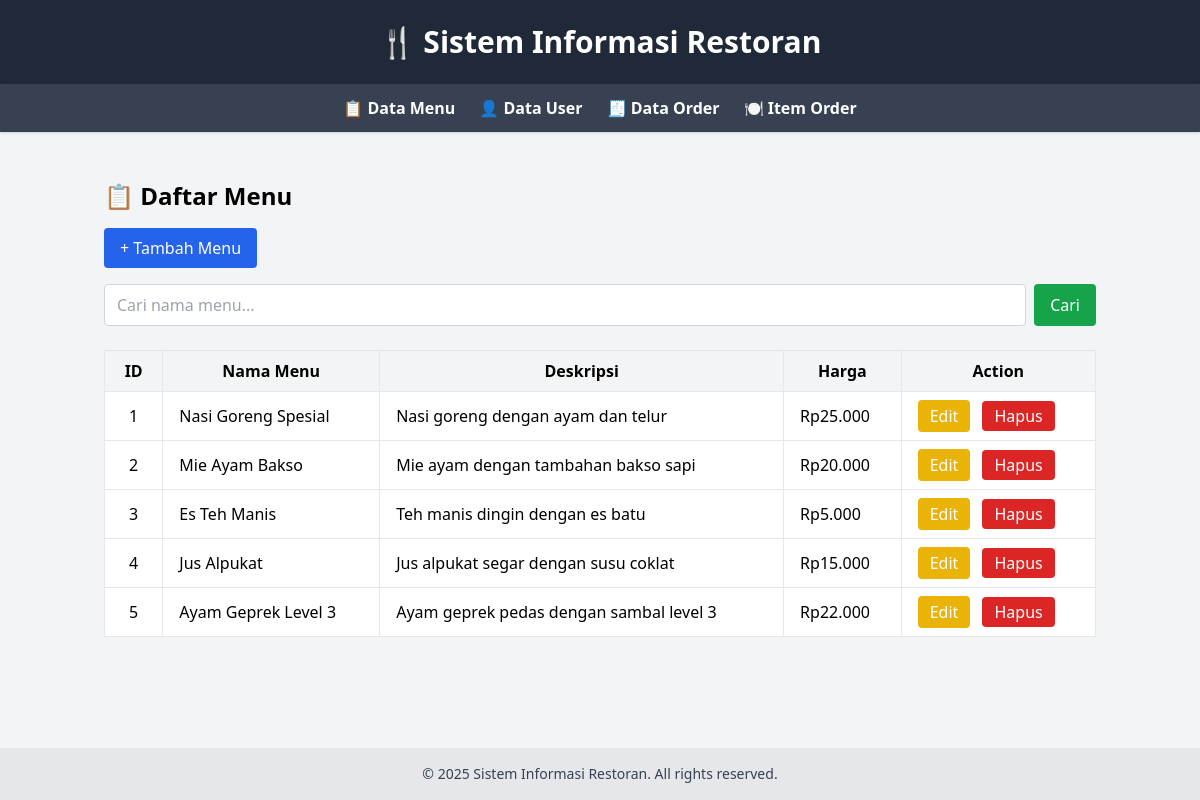
/view/menus.php, run on the app's committed database.
### tables this page shows
CREATE TABLE menus (
    id INT AUTO_INCREMENT PRIMARY KEY,
    nama_menu VARCHAR(100) NOT NULL,
    deskripsi TEXT,
    harga DECIMAL(10, 2) NOT NULL
);

### config/db_resto.php (called while the page is built, shortened)
<?php
class Database {
    private $host = "localhost";
    private $username = "root";
    private $password = "";
    private $dbname = "resto_db_tp7";
    public function __construct() {
        try {
            $this->conn = new PDO("mysql:host=$this->host;dbname=$this->dbname", $this->username, $this->password);
        } catch (PDOException $e) {
            die("Connection failed: " . $e->getMessage());
        }
    }
}
?>

### class/Menu.php (called while the page is built, shortened)
<?php
require_once '../config/db_resto.php';
class Menu {
    private $db;
    public function __construct() {
        $this->db = (new Database())->conn;
    }
    public function getAllMenus($keyword = '') {
        if ($keyword) {
            $stmt = $this->db->prepare("SELECT * FROM menus WHERE nama_menu LIKE ?");
            $stmt->execute(["%$keyword%"]);
        } else {
            $stmt = $this->db->query("SELECT * FROM menus");
        }
        return $stmt->fetchAll(PDO::FETCH_ASSOC);
    }
}
?>

### view/menus.php (the view, shortened to what this page needs)
<?php
require_once '../class/Menu.php';
include 'header.php';
$menu = new Menu();
$keyword = isset($_GET['keyword']) ? $_GET['keyword'] : '';
$data = $menu->getAllMenus($keyword);
?>
<div class="max-w-5xl mx-auto px-4 py-6">
    <h2 class="text-2xl font-bold mb-4">📋 Daftar Menu</h2>
    <button onclick="toggleForm()" class="bg-blue-600 hover:bg-blue-700 text-white px-4 py-2 rounded mb-4">
        + Tambah Menu
    </button>
    <form method="GET" class="mb-6 flex gap-2">
        <input type="text" name="keyword" placeholder="Cari nama menu..." value="<?= htmlspecialchars($keyword) ?>"
            class="border border-gray-300 rounded px-3 py-2 w-full">
        <button type="submit" class="bg-green-600 hover:bg-green-700 text-white px-4 py-2 rounded">Cari</button>
    </form>
    <div class="overflow-x-auto">
        <table class="min-w-full bg-white border border-gray-300 shadow-md rounded">
            <thead>
                <tr class="bg-gray-100">
                    <th class="px-4 py-2 border">ID</th>
                    <th class="px-4 py-2 border">Nama Menu</th>
                    <th class="px-4 py-2 border">Deskripsi</th>
                    <th class="px-4 py-2 border">Harga</th>
                    <th class="px-4 py-2 border">Action</th>
                </tr>
            </thead>
            <tbody>
                <?php foreach ($data as $row): ?>
                <tr class="hover:bg-gray-50">
                    <td class="px-4 py-2 border text-center"><?= $row['id'] ?></td>
                    <td class="px-4 py-2 border"><?= $row['nama_menu'] ?></td>
                    <td class="px-4 py-2 border"><?= $row['deskripsi'] ?></td>
                    <td class="px-4 py-2 border">Rp<?= number_format($row['harga'], 0, ',', '.') ?></td>
                    <td class="px-4 py-2 border space-x-2">
                        <button onclick="showUpdateForm(<?= $row['id'] ?>, '<?= htmlspecialchars($row['nama_menu'], ENT_QUOTES) ?>', '<?= htmlspecialchars($row['deskripsi'], ENT_QUOTES) ?>', <?= $row['harga'] ?>)" class="bg-yellow-500 hover:bg-yellow-600 text-white px-3 py-1 rounded">Edit</button>
                        <a href="?delete_menu=<?= $row['id'] ?>" onclick="return confirm('Yakin ingin menghapus menu ini?')" class="bg-red-600 hover:bg-red-700 text-white px-3 py-1 rounded">Hapus</a>
                    </td>
                </tr>
                <?php endforeach; ?>
            </tbody>
        </table>
    </div>
</div>
<?php include 'footer.php'; ?>

### data on the page
menus: id "1", nama_menu "Nasi Goreng Spesial", deskripsi "Nasi goreng dengan ayam dan telur", harga "25.000"
menus: id "2", nama_menu "Mie Ayam Bakso", deskripsi "Mie ayam dengan tambahan bakso sapi", harga "20.000"
menus: id "3", nama_menu "Es Teh Manis", deskripsi "Teh manis dingin dengan es batu", harga "5.000"
menus: id "4", nama_menu "Jus Alpukat", deskripsi "Jus alpukat segar dengan susu coklat", harga "15.000"
menus: id "5", nama_menu "Ayam Geprek Level 3", deskripsi "Ayam geprek pedas dengan sambal level 3", harga "22.000"
